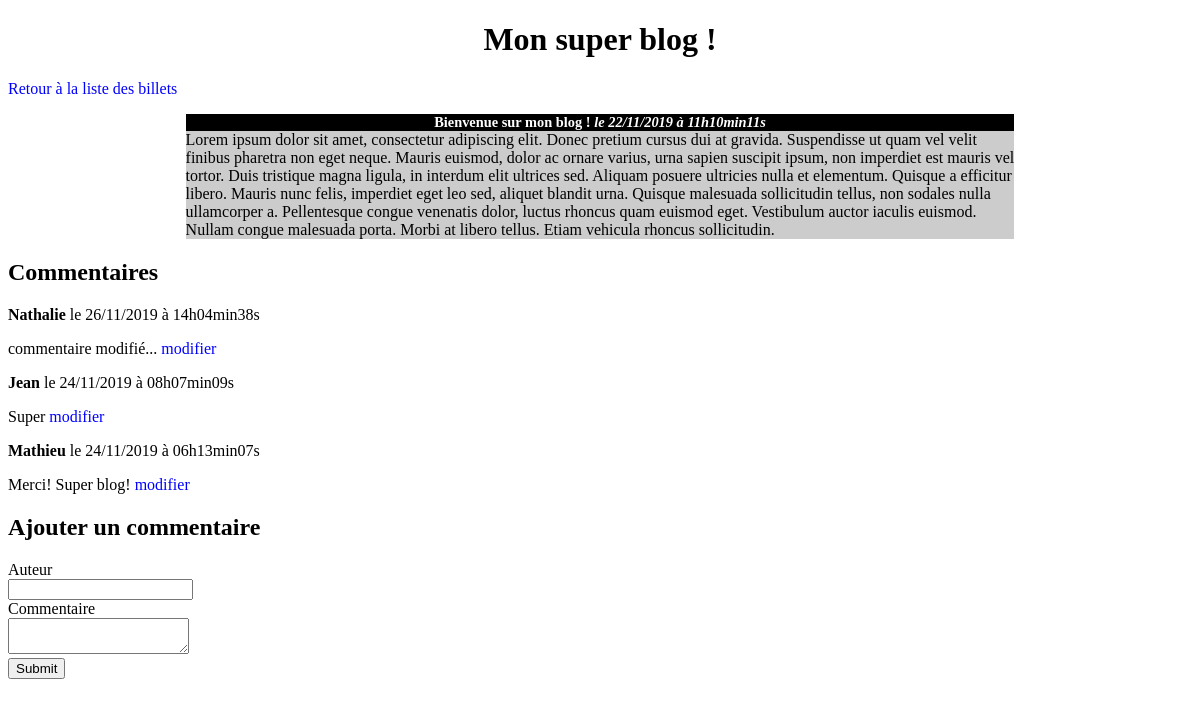
/blog/index.php?action=post&id=1, run on the app's committed database.
### tables this page shows
CREATE TABLE `posts` (
  `id` int(11) NOT NULL,
  `title` varchar(255) NOT NULL,
  `content` text NOT NULL,
  `creation_date` datetime NOT NULL
);

CREATE TABLE `comments` (
  `id` int(11) NOT NULL,
  `post_id` int(11) NOT NULL,
  `author` varchar(255) NOT NULL,
  `comment` text NOT NULL,
  `comment_date` datetime NOT NULL
);

### blog/controller/frontend.php (called while the page is built, shortened)
<?php
require_once('model/PostManager.php');
require_once('model/CommentManager.php');
function post()
{
    $postManager = new \blog\model\PostManager();
    $commentManager = new \blog\model\CommentManager();
    $post = $postManager->getPost($_GET['id']);
    $comments = $commentManager->getComments($_GET['id']);
    require('view/frontend/postView.php');
}

### blog/model/PostManager.php (called while the page is built, shortened)
<?php
class PostManager extends Manager
{
    public function getPost($postId)
    {
        $db = $this->dbConnect();
        $req = $db->prepare('SELECT id, title, content, DATE_FORMAT(creation_date, \'%d/%m/%Y à %Hh%imin%ss\') AS creation_date_fr FROM posts WHERE id = ?');
        $req->execute(array($postId));
        $post = $req->fetch();
        return $post;
    }
}

### blog/model/CommentManager.php (called while the page is built, shortened)
<?php
class CommentManager extends Manager
{
    public function getComments($postId)
    {
        $db = $this->dbConnect();
        $comments = $db->prepare('SELECT id, author, comment, DATE_FORMAT(comment_date, \'%d/%m/%Y à %Hh%imin%ss\') AS comment_date_fr FROM comments WHERE post_id = ? ORDER BY comment_date DESC');
        $comments->execute(array($postId));
        return $comments;
    }
}

### blog/view/frontend/postView.php (the view, shortened to what this page needs)
<h1>Mon super blog !</h1>
<p><a href="index.php">Retour à la liste des billets</a></p>
<div class="news">
    <h3>
        <?= htmlspecialchars($post['title']) ?>
        <em>le <?= $post['creation_date_fr'] ?></em>
    </h3>
    <p>
        <?= nl2br(htmlspecialchars($post['content'])) ?>
    </p>
</div>
<h2>Commentaires</h2>
<?php
while ($comment = $comments->fetch())
{
?>
    <p><strong><?= htmlspecialchars($comment['author']) ?></strong> le <?= $comment['comment_date_fr'] ?></p>
    <p><?= nl2br(htmlspecialchars($comment['comment'])) ?> <a href="index.php?action=viewComment&amp;id=<?= $comment['id'] ?>")>modifier</a></p>
<?php
}
?>
<?php require('template.php'); ?>
<h2>Ajouter un commentaire</h2>
<form action="index.php?action=addComment&amp;id=<?= $post['id'] ?>" method="post">
    <div>
        <label for="author">Auteur</label><br />
        <input type="text" id="author" name="author" />
    </div>
    <div>
        <label for="comment">Commentaire</label><br />
        <textarea id="comment" name="comment"></textarea>
    </div>
    <div>
        <input type="submit" />
    </div>
</form>

### blog/public/css/style.css (style rules this page uses)
h1, h3 { text-align:center; }
h3 { background-color:black; color:white; font-size:0.9em; margin-bottom:0px; }
.news p { background-color:#CCCCCC; margin-top:0px; }
.news { width:70%; margin:auto; }
a { text-decoration: none; color: blue; }

### data on the page
posts: title "Bienvenue sur mon blog !", content "Lorem ipsum dolor sit amet, consectetur adipiscing elit. Donec pretium cursus dui at gravida. Suspendisse ut quam vel velit finibus pharetra non eget neque. Mauris euismod, dolor ac ornare varius, urna sapien suscipit ipsum, non imperdiet est mauris vel tortor. Duis tristique magna ligula, in interdum elit ultrices sed. Aliquam posuere ultricies nulla et elementum. Quisque a efficitur libero. Mauris nunc felis, imperdiet eget leo sed, aliquet blandit urna. Quisque malesuada sollicitudin tellus, non sodales nulla ullamcorper a. Pellentesque congue venenatis dolor, luctus rhoncus quam euismod eget. Vestibulum auctor iaculis euismod. Nullam congue malesuada porta. Morbi at libero tellus. Etiam…"
comments: author "Nathalie", comment_date_fr "26/11/2019 à 14h04min38s", comment "commentaire modifié..."
comments: author "Jean", comment_date_fr "24/11/2019 à 08h07min09s", comment "Super"
comments: author "Mathieu", comment_date_fr "24/11/2019 à 06h13min07s", comment "Merci! Super blog!"

### other printed values
$post['creation_date_fr'] "22/11/2019 à 11h10min11s"
